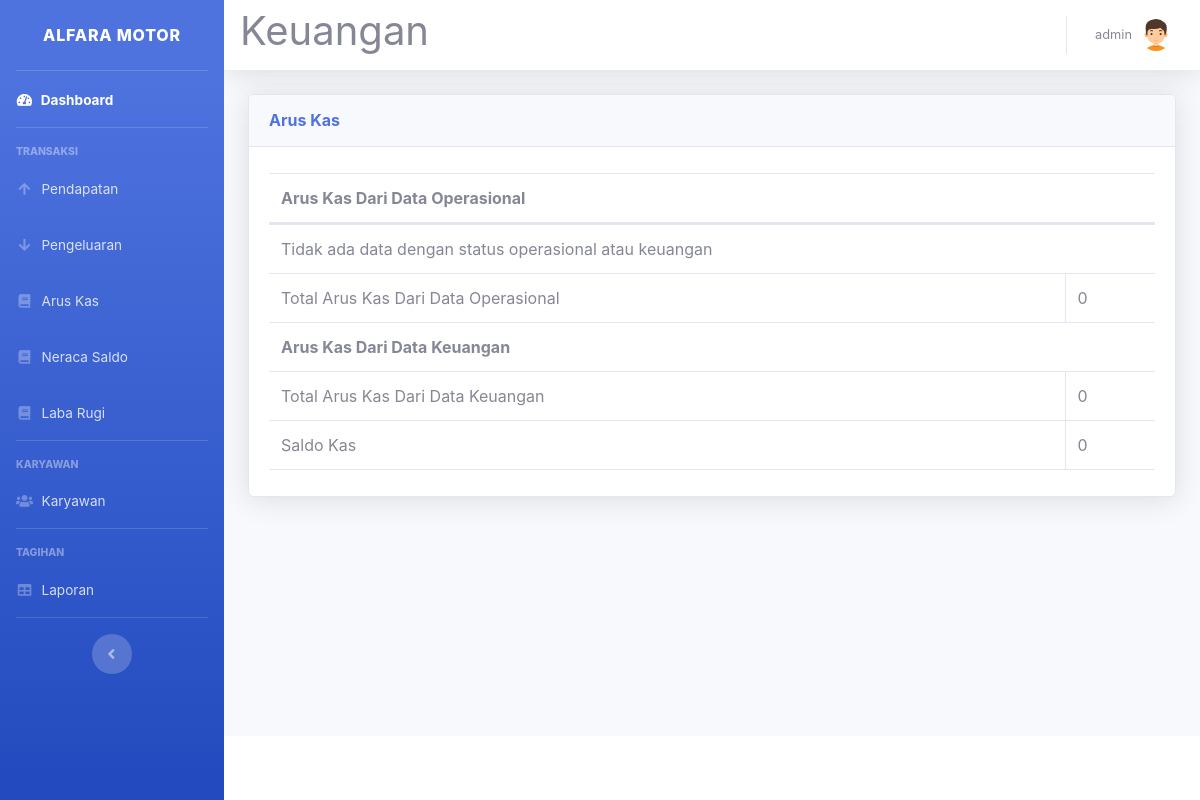
Page /arus-kas-lihat.php (signed in) on the earlier database version.
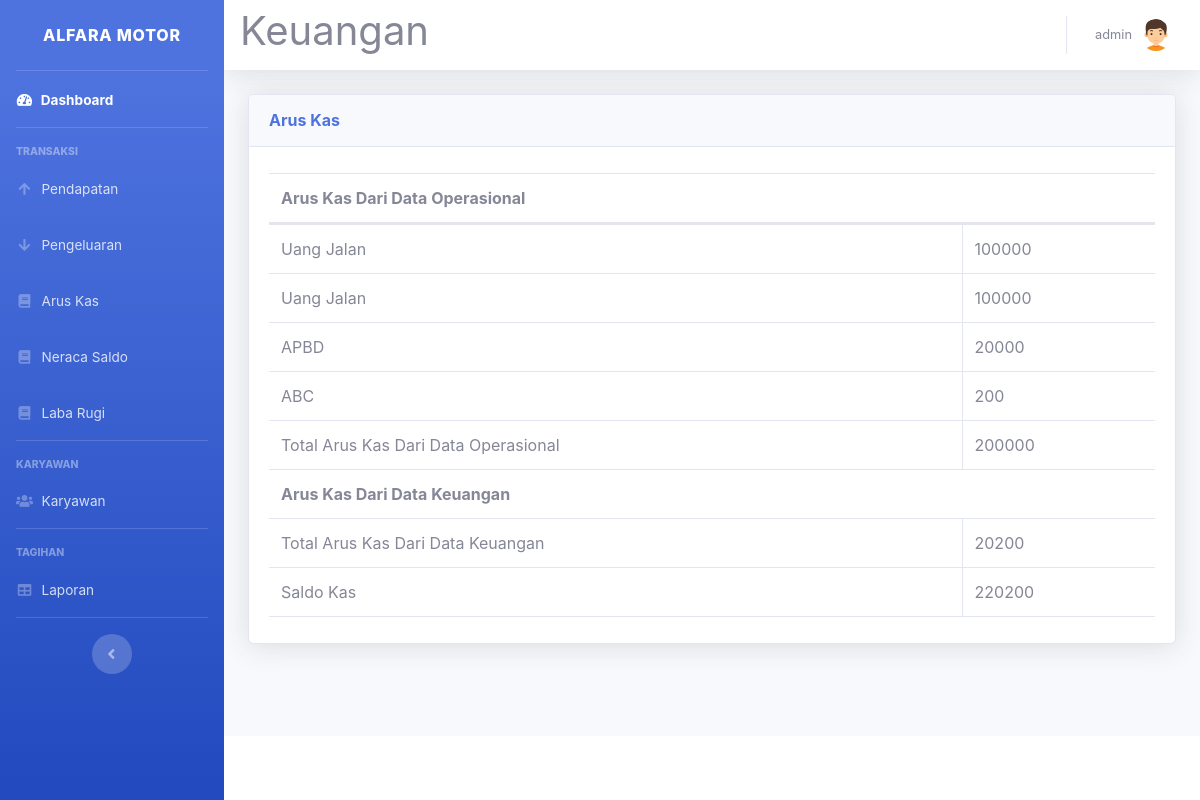
Same page on the later database version.
### tables this page shows
CREATE TABLE `arus_kas` (
  `id_arus_kas` int(11) NOT NULL,
  `tanggal` date DEFAULT NULL,
  `sumber` varchar(150) DEFAULT NULL,
  `jumlah` int(30) DEFAULT NULL,
  `status` int(5) DEFAULT NULL,
  `id_user` int(5) DEFAULT NULL
);

### arus-kas-lihat.php (the view, shortened to what this page needs)
<!DOCTYPE html>
<html lang="en">
<head>
    <link href="vendor/fontawesome-free/css/all.min.css" rel="stylesheet" type="text/css">
    <link href="css/sb-admin-2.min.css" rel="stylesheet">
    <link href="vendor/datatables/dataTables.bootstrap4.min.css" rel="stylesheet">
</head>
<body id="page-top">
    <?php
    require 'sidebar.php'; ?>
    <div id="content">
        <?php require 'navbar.php'; ?>
        <div class="container-fluid">
            <div class="card shadow mb-4">
                <div class="card-header py-3">
                    <h6 class="m-0 font-weight-bold text-primary">Arus Kas</h6>
                </div>
                <div class="card-body">
                    <div class="table-responsive">
                        <table class="table table-bordered" id="dataTable" width="100%" cellspacing="0">
                            <thead>
                                <tr>
                                    <th colspan="2">Arus Kas Dari Data Operasional</th>
                                </tr>
                            </thead>
                            <tbody>
                                <?php
                                include('koneksi.php');
                                $sql = "SELECT sumber, jumlah, status FROM arus_kas WHERE status IN (1, 2)";
                                $result = $koneksi->query($sql);
                                $total_arus_kas_operasional = 0;
                                $total_arus_kas_keuangan = 0;
                                $total_arus_kas_semua = 0;
                                if ($result->num_rows > 0) {
                                    while ($row = $result->fetch_assoc()) {
                                        echo "<tr>
                                            <td>" . $row['sumber'] . "</td>
                                            <td>" . $row['jumlah'] . "</td>
                                        </tr>";
                                        if ($row['status'] == 1) {
                                            $total_arus_kas_operasional += $row['jumlah'];
                                        } elseif ($row['status'] == 2) {
                                            $total_arus_kas_keuangan += $row['jumlah'];
                                        }
                                        $total_arus_kas_semua += $row['jumlah'];
                                    }
                                } else {
                                    echo "<tr><td colspan='2'>Tidak ada data dengan status operasional atau keuangan</td></tr>";
                                }
                                ?>
                            </tbody>
                            <tr>
                                <td>Total Arus Kas Dari Data Operasional</td>
                                <td><?php echo $total_arus_kas_operasional; ?></td>
                            </tr>
                            <tbody>
                                <tr>
                                    <th colspan="2">Arus Kas Dari Data Keuangan</th>
                                </tr>
                                <tr>
                                    <td>Total Arus Kas Dari Data Keuangan</td>
                                    <td><?php echo $total_arus_kas_keuangan; ?></td>
                                </tr>
                            </tbody>
                            <tfoot>
                                <tr>
                                    <td>Saldo Kas</td>
                                    <td><?php echo $total_arus_kas_semua; ?></td>
                                </tr>
                            </tfoot>
                        </table>
                    </div>
                </div>
            </div>
        </div>
    </div>
    <?php require 'footer.php' ?>
    </div>
    </div>
</body>
</html>

Differences in the rows shown:
added arus_kas: sumber "Uang Jalan", jumlah "100000"
added arus_kas: sumber "Uang Jalan", jumlah "100000"
added arus_kas: sumber "APBD", jumlah "20000"
added arus_kas: sumber "ABC", jumlah "200"
Other differences:
$total_arus_kas_operasional: "0" → "200000"
$total_arus_kas_keuangan: "0" → "20200"
$total_arus_kas_semua: "0" → "220200"
text no longer shown: "Tidak ada data dengan status operasional atau keuangan"
